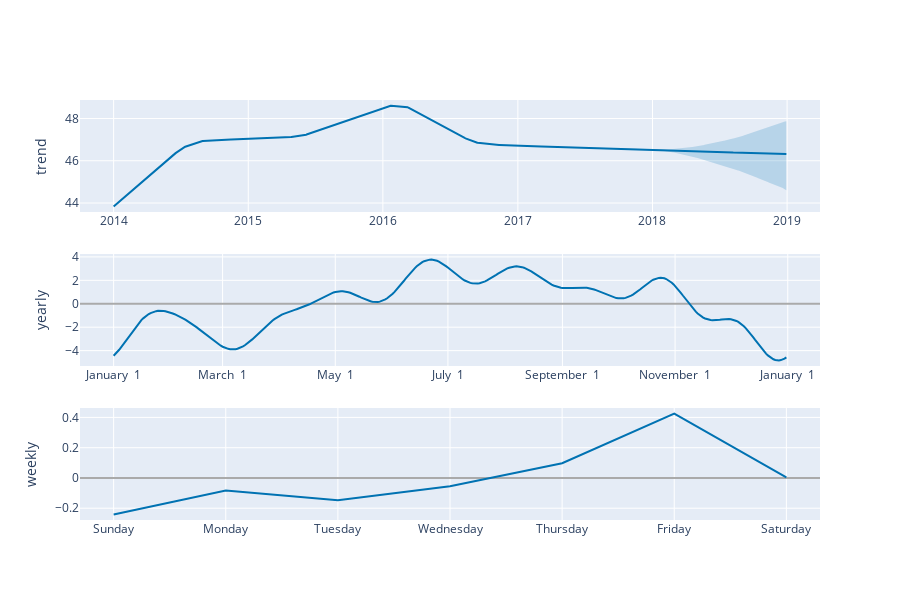

The cell this chart's notebook holds for it:
### Code cell
plot_components_plotly(m, forecast)

### Figure 1 — Plotly figure (JSON) as saved in the notebook; plotly's stock layout.template omitted (floating-point values rounded to 4 significant figures; data arrays with more than 128 entries replaced by an {"elided": "..."} marker saying what was removed)
{"data": [{"line": {"color": "#0072B2", "width": 2}, "mode": "lines", "name": "trend", "type": "scatter", "x": {"elided": "1822 str values"}, "xaxis": "x", "y": {"elided": "1822 float values"}, "yaxis": "y"}, {"line": {"color": "rgba(0, 114, 178, 0.2)", "width": 0}, "mode": "lines", "name": "trend_upper", "type": "scatter", "x": {"elided": "1822 str values"}, "xaxis": "x", "y": {"elided": "1822 float values"}, "yaxis": "y"}, {"fill": "tonexty", "fillcolor": "rgba(0, 114, 178, 0.2)", "line": {"color": "rgba(0, 114, 178, 0.2)", "width": 0}, "mode": "lines", "name": "trend_lower", "type": "scatter", "x": {"elided": "1822 str values"}, "xaxis": "x", "y": {"elided": "1822 float values"}, "yaxis": "y"}, {"line": {"color": "#0072B2", "width": 2}, "mode": "lines", "name": "yearly", "type": "scatter", "x": {"elided": "365 str values"}, "xaxis": "x2", "y": {"elided": "365 float values"}, "yaxis": "y2"}, {"line": {"color": "#0072B2", "width": 2}, "mode": "lines", "name": "weekly", "type": "scatter", "x": ["2017-01-01T00:00:00", "2017-01-02T00:00:00", "2017-01-03T00:00:00", "2017-01-04T00:00:00", "2017-01-05T00:00:00", "2017-01-06T00:00:00", "2017-01-07T00:00:00"], "xaxis": "x3", "y": [-0.2407, -0.08356, -0.1474, -0.0542, 0.09707, 0.4252, 0.003657], "yaxis": "y3"}], "layout": {"height": 600, "showlegend": false, "width": 900, "xaxis": {"anchor": "y", "domain": [0, 1], "range": ["2013-10-01T19:12:00", "2019-03-31T04:48:00"], "type": "date"}, "xaxis2": {"anchor": "y2", "domain": [0, 1], "range": ["2016-12-13T18:54:02.958904115", "2018-01-18T11:04:57.863013581"], "tickformat": "%B %e", "type": "date"}, "xaxis3": {"anchor": "y3", "domain": [0, 1], "range": ["2016-12-31T16:48:00", "2017-01-07T07:12:00"], "tickformat": "%A", "type": "date"}, "yaxis": {"anchor": "x", "autorange": true, "domain": [0.7333, 1], "range": [43.58, 48.88], "rangemode": "normal", "title": {"text": "trend"}, "type": "linear", "zerolinecolor": "#AAA"}, "yaxis2": {"anchor": "x2", "autorange": true, "domain": [0.3667, 0.6333], "range": [-5.311, 4.246], "title": {"text": "yearly"}, "type": "linear", "zerolinecolor": "#AAA"}, "yaxis3": {"anchor": "x3", "autorange": true, "domain": [0, 0.2667], "range": [-0.2777, 0.4622], "title": {"text": "weekly"}, "type": "linear", "zerolinecolor": "#AAA"}}}
